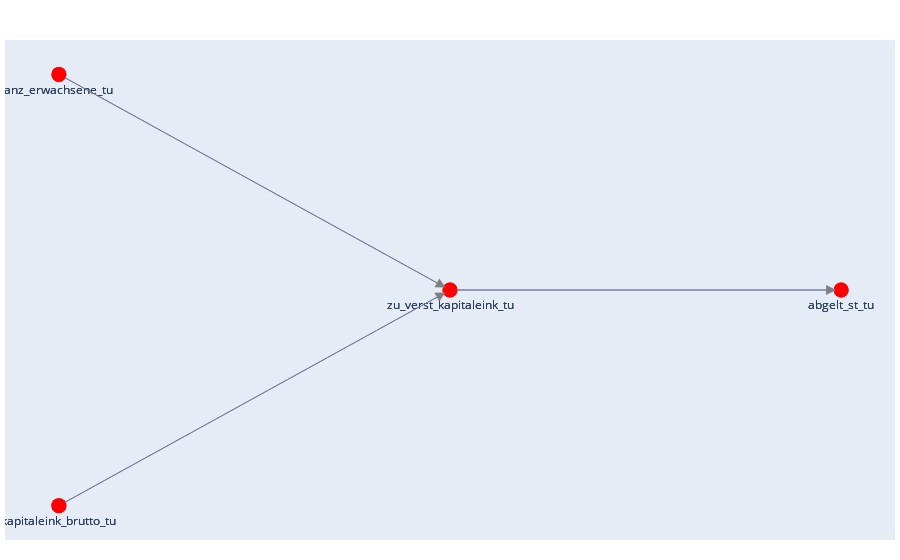

Source (notebook cell):
### Markdown cell above
By default orientation of graph is vertical. It is possible to change the orientation of graph to horizontal one by setting `plot_dag(..., orientation='h') `

### Code cell
plot_dag(
    functions=policy_functions,
    selectors=[{"node": "zu_verst_kapitaleink_tu", "type": "neighbors"}],
    orientation ='h',
)

### Figure 1 — Plotly figure (JSON) as saved in the notebook; plotly's stock layout.template omitted (floating-point values rounded to 4 significant figures)
{"data": [{"hoverinfo": "none", "line": {"color": "blue", "width": 0.5}, "mode": "lines", "showlegend": false, "type": "scatter", "uid": "ef10d48b-70be-4278-8e50-207199546f89", "x": [0, 1, "", -1, 0, "", -1, 0, ""], "y": [0, 0, "", -1, 0, "", 1, 0, ""]}, {"hoverinfo": "skip", "marker": {"color": "red", "reversescale": true, "showscale": false, "size": 15}, "mode": "markers+text", "showlegend": false, "text": ["abgelt_st_tu", "zu_verst_kapitaleink_tu", "kapitaleink_brutto_tu", "anz_erwachsene_tu"], "textposition": "bottom center", "type": "scatter", "uid": "ebce09d2-8737-4cfc-9914-c190d627df60", "x": [1, 0, -1, -1], "y": [0, 0, -1, 1]}, {"hoverinfo": "skip", "marker": {"color": "red", "reversescale": true, "showscale": false, "size": 15}, "mode": "markers+text", "showlegend": false, "text": ["abgelt_st_tu", "zu_verst_kapitaleink_tu", "kapitaleink_brutto_tu", "anz_erwachsene_tu"], "textposition": "bottom center", "type": "scatter", "uid": "16d2a1b0-d4b2-402f-ba5c-bee30127a0f1", "x": [1, 0, -1, -1], "y": [0, 0, -1, 1]}], "layout": {"annotations": [{"arrowcolor": "gray", "arrowhead": 2, "arrowsize": 2, "ax": 0, "axref": "x", "ay": 0, "ayref": "y", "showarrow": true, "standoff": 5, "startstandoff": 5, "text": "", "x": 1, "xref": "x", "y": 0, "yref": "y"}, {"arrowcolor": "gray", "arrowhead": 2, "arrowsize": 2, "ax": -1, "axref": "x", "ay": -1, "ayref": "y", "showarrow": true, "standoff": 5, "startstandoff": 5, "text": "", "x": 0, "xref": "x", "y": 0, "yref": "y"}, {"arrowcolor": "gray", "arrowhead": 2, "arrowsize": 2, "ax": -1, "axref": "x", "ay": 1, "ayref": "y", "showarrow": true, "standoff": 5, "startstandoff": 5, "text": "", "x": 0, "xref": "x", "y": 0, "yref": "y"}], "hoverlabel": {"font": {"size": 10}}, "hovermode": "closest", "margin": {"b": 20, "l": 5, "r": 5, "t": 40}, "showlegend": false, "xaxis": {"showgrid": false, "showticklabels": false, "zeroline": false}, "yaxis": {"showgrid": false, "showticklabels": false, "zeroline": false}}}
